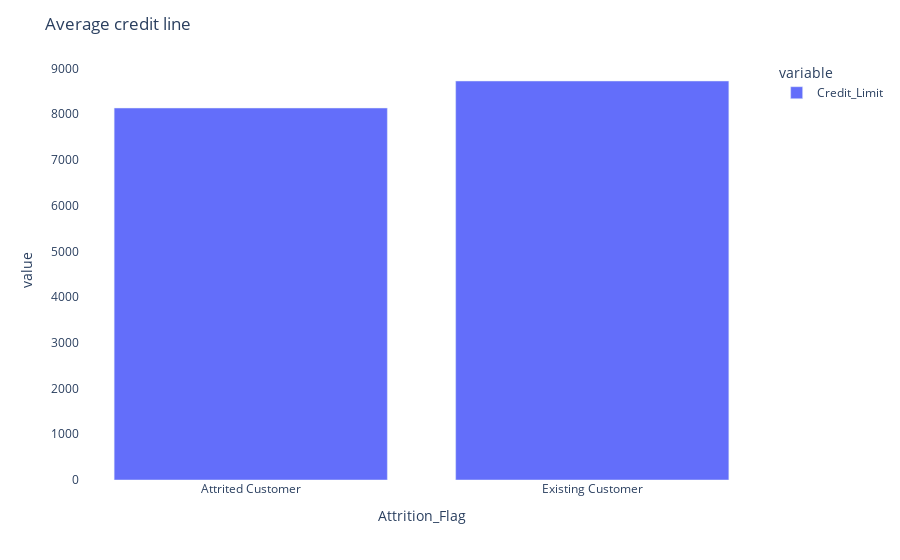

Here is the notebook cell this chart was saved with:
### Markdown cell above
# Hypothesis 4: customers who attrite will use less of their credit line (i.e. have lower utilisation)
Given what we saw in the transactional data, our next hypothesis is that customers who attrite have lower utilisation.  This means they use less of their credit line with us.   The first thing we need to check is whether we are giving these customers a similar credit line.

### Code cell
#Aggregate the data for the bar chart

df1 = df.groupby('Attrition_Flag').agg({'Credit_Limit':'mean'})

#Build the bar chart
fig5 = px.bar(df1)
fig5.update_layout(plot_bgcolor = 'white', title = 'Average credit line')
fig5.show()

### Figure 1 — Plotly figure (JSON) as saved in the notebook; plotly's stock layout.template omitted (floating-point values rounded to 4 significant figures)
{"data": [{"alignmentgroup": "True", "hovertemplate": "variable=Credit_Limit<br>Attrition_Flag=%{x}<br>value=%{y}<extra></extra>", "legendgroup": "Credit_Limit", "marker": {"color": "#636efa", "pattern": {"shape": ""}}, "name": "Credit_Limit", "offsetgroup": "Credit_Limit", "orientation": "v", "showlegend": true, "textposition": "auto", "type": "bar", "x": ["Attrited Customer", "Existing Customer"], "xaxis": "x", "y": [8136.0, 8727.0], "yaxis": "y"}], "layout": {"barmode": "relative", "legend": {"title": {"text": "variable"}, "tracegroupgap": 0}, "margin": {"t": 60}, "plot_bgcolor": "white", "title": {"text": "Average credit line"}, "xaxis": {"anchor": "y", "domain": [0, 1], "title": {"text": "Attrition_Flag"}}, "yaxis": {"anchor": "x", "domain": [0, 1], "title": {"text": "value"}}}}
